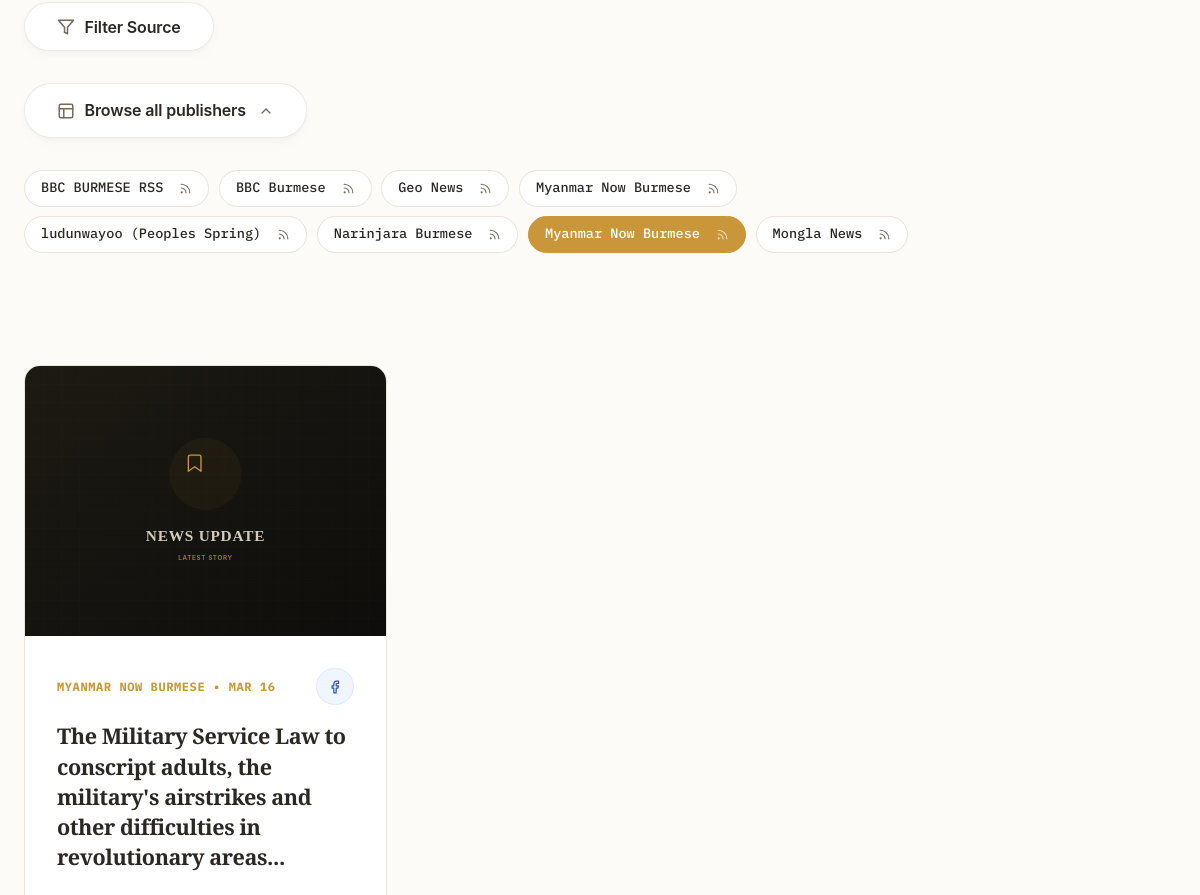
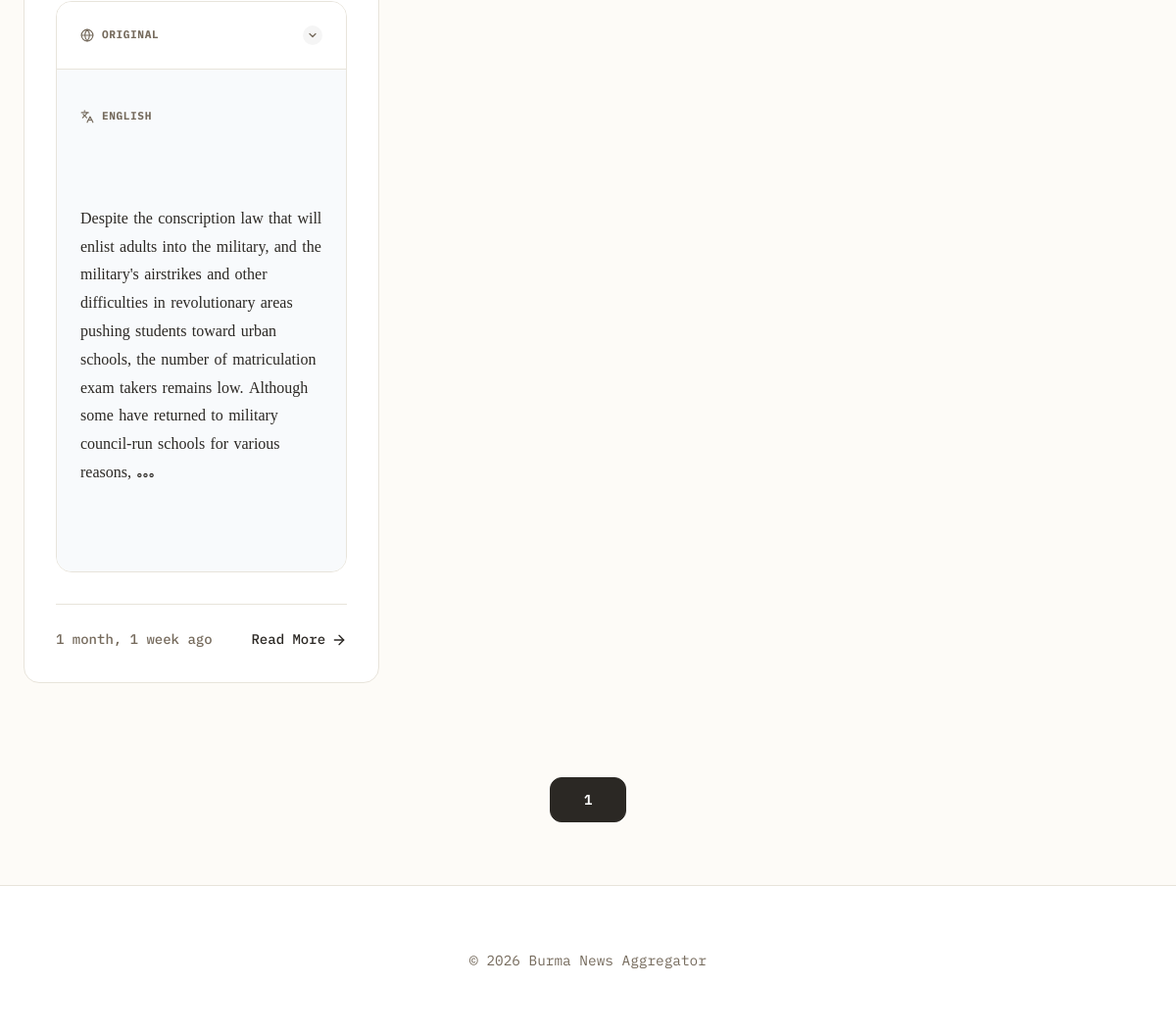
/?source=24 (lower part), run on an earlier commit of the app's database (2 pictures, top to bottom).
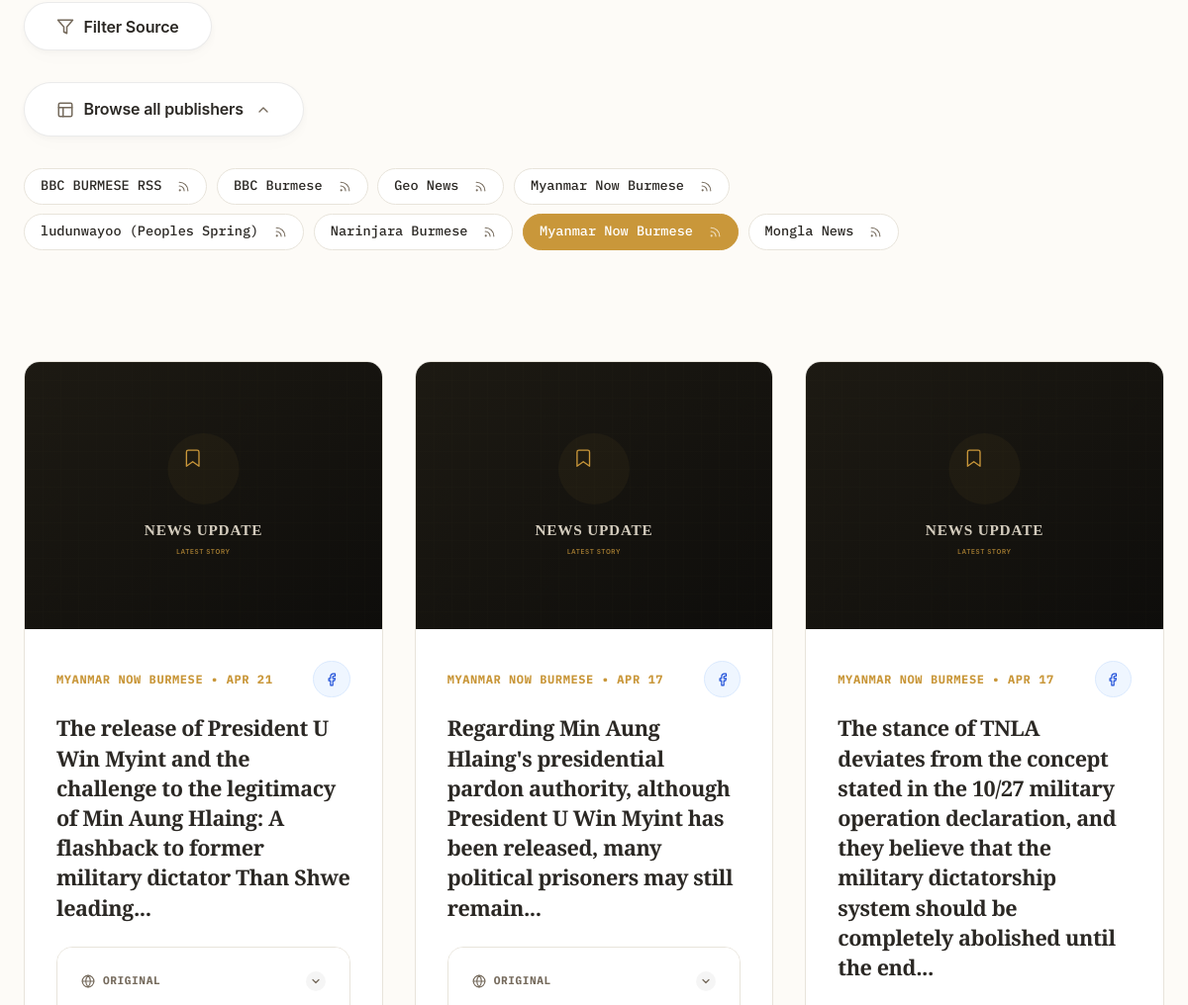
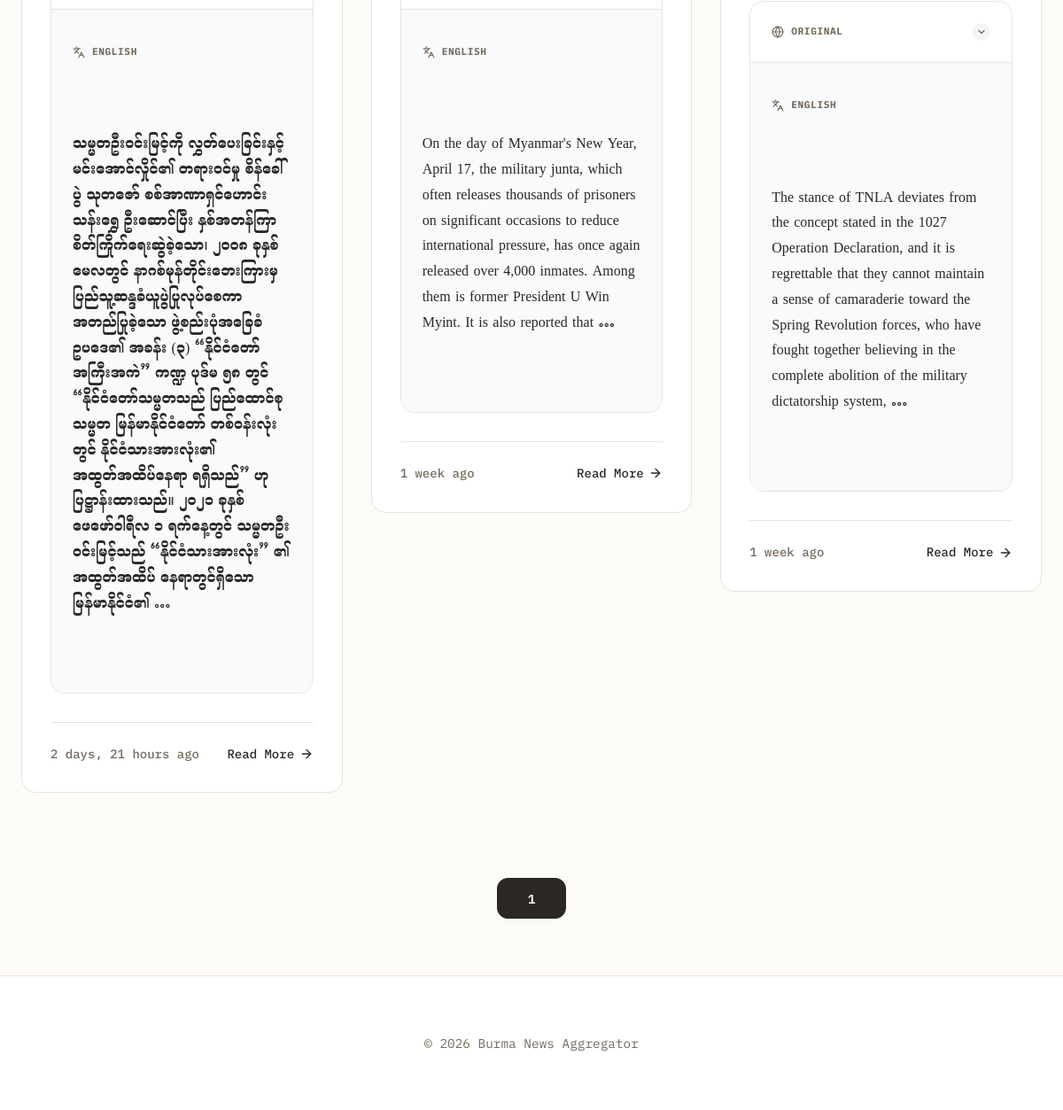
And on a later commit of the database (2 pictures, top to bottom).
### aggregator/models.py (models this page shows, shortened)
class Source(models.Model):
    SOURCE_TYPES = [
        ('RSS', 'RSS'),
        ('FACEBOOK', 'Facebook'),
        ('TWITTER', 'X'),
        ('TELEGRAM', 'Telegram'),
    ]
    name = models.CharField(max_length=200)
    url = models.URLField(help_text="URL of the specific feed or page source")
    source_type = models.CharField(max_length=20, choices=SOURCE_TYPES, default='RSS')
    is_active = models.BooleanField(default=True)
    icon_url = models.URLField(blank=True, null=True, help_text="Optional icon URL")

class Post(models.Model):
    source = models.ForeignKey(Source, on_delete=models.CASCADE, related_name='posts')
    title = models.CharField(max_length=500)
    original_content = models.TextField()
    translated_content = models.TextField(blank=True, null=True)
    url = models.URLField(unique=True)
    image_url = models.URLField(max_length=500, blank=True, null=True)
    published_date = models.DateTimeField()
    created_at = models.DateTimeField(auto_now_add=True)
    @property
    def display_image_url(self):
        if self.image_url:
            return self.image_url
    class Meta:
        ordering = ['-published_date']

### aggregator/views.py (the view)
# urls.py: path('', views.index, name='index'),
def index(request):
    source_id = request.GET.get('source')
    source_type = request.GET.get('type')
    posts_list = Post.objects.all()
    if source_id:
        posts_list = posts_list.filter(source__id=source_id)
    if source_type:
        posts_list = posts_list.filter(source__source_type=source_type)
    paginator = Paginator(posts_list, 20) # Show 20 contacts per page.
    page_number = request.GET.get('page')
    page_obj = paginator.get_page(page_number)
    custom_range = paginator.get_elided_page_range(page_obj.number, on_each_side=2, on_ends=1)
    sources = Source.objects.filter(is_active=True)
    return render(request, 'aggregator/index.html', {
        'page_obj': page_obj,
        'custom_range': custom_range,
        'sources': sources,
        'current_source_type': source_type
    })

### aggregator/templates/aggregator/index.html (shortened to what the changed rows need)
{% extends 'aggregator/base.html' %}
{% block content %}
<div class="feed-header-wrapper">
    <details class="source-accordion" {% if request.GET.source %}open{% endif %}>
        <div class="source-tags-container">
            {% for source in sources %}
            <div class="source-tag {% if request.GET.source|add:'0' == source.id %}active{% endif %}">
                <a href="?source={{ source.id }}" class="source-tag-name">
                    {{ source.name }}
                </a>
                <button class="source-tag-rss"
                    onclick="copySourceRss('{{ request.scheme }}://{{ request.get_host }}/feed/rss?source={{ source.id }}&format=xml', this)"
                    title="Copy RSS" aria-label="Copy RSS">
                    <svg xmlns="http://www.w3.org/2000/svg" width="13" height="13" viewBox="0 0 24 24" fill="none"
                        stroke="currentColor" stroke-width="2" stroke-linecap="round" stroke-linejoin="round">
                        <path d="M4 11a9 9 0 0 1 9 9" />
                        <path d="M4 4a16 16 0 0 1 16 16" />
                        <circle cx="5" cy="19" r="1" />
                    </svg>
                </button>
            </div>
            {% endfor %}
        </div>
    </details>
</div>
<div class="feed-grid">
    {% for post in page_obj %}
    <article class="news-card">
        <div class="card-image-container">
            <img src="{{ post.display_image_url }}" alt="" class="card-image" loading="lazy"
                onerror="this.onerror=null; this.src='/static/aggregator/images/placeholder_news.svg';">
        </div>
        <div class="card-content">
            <div class="source-badge">
                <div class="source-info">
                    <span class="source-text">{{ post.source.name }} • {{ post.published_date|date:"M d" }}</span>
                </div>
                <span class="source-type-tag {{ post.source.source_type|lower }}"
                    title="{{ post.source.get_source_type_display }}">
                    {% if post.source.source_type == 'RSS' %}
                    <svg xmlns="http://www.w3.org/2000/svg" width="14" height="14" viewBox="0 0 24 24" fill="none"
                        stroke="currentColor" stroke-width="2" stroke-linecap="round" stroke-linejoin="round">
                        <path d="M4 11a9 9 0 0 1 9 9" />
                        <path d="M4 4a16 16 0 0 1 16 16" />
                        <circle cx="5" cy="19" r="1" />
                    </svg>
                    {% elif post.source.source_type == 'FACEBOOK' %}
                    <svg xmlns="http://www.w3.org/2000/svg" width="14" height="14" viewBox="0 0 24 24" fill="none"
                        stroke="currentColor" stroke-width="2" stroke-linecap="round" stroke-linejoin="round">
                        <path d="M18 2h-3a5 5 0 0 0-5 5v3H7v4h3v8h4v-8h3l1-4h-4V7a1 1 0 0 1 1-1h3z" />
                    </svg>
                    {% else %}
                    {{ post.source.get_source_type_display }}
                    {% endif %}
                </span>
            </div>
            <h2 class="card-title">
                <a href="{{ post.url }}" target="_blank">
                    {{ post.title }}
                </a>
            </h2>
            <div class="card-excerpt">
                {% if post.source.source_type == 'RSS' or post.source.source_type == 'FACEBOOK' %}
                <div class="content-stack" onclick="openModal('modal-data-{{ post.id }}')" style="cursor: pointer;"
                    title="Click to read full post">
                    {% else %}
                    <div class="content-stack">
                        {% endif %}
                        <div class="content-block original">
                            <details class="original-toggle">
                                <summary>
                                    Original
                                    <span class="toggle-chevron">
                                        <svg xmlns="http://www.w3.org/2000/svg" width="12" height="12"
                                            viewBox="0 0 24 24" fill="none" stroke="currentColor" stroke-width="2.5"
                                            stroke-linecap="round" stroke-linejoin="round">
                                            <polyline points="6 9 12 15 18 9"></polyline>
                                        </svg>
                                    </span>
                                </summary>
                            </details>
                        </div>
                        {% if post.translated_content %}
                        <div class="content-block translated">
                            <h4>
                                English
                            </h4>
                            <div class="content-text">
                                {{ post.translated_content|truncatewords:45|linebreaks }}
                            </div>
                        </div>
                        {% endif %}
                    </div>
                </div>
                <div class="card-footer">
                    <span>{{ post.published_date|timesince }} ago</span>
                    {% if post.source.source_type == 'RSS' or post.source.source_type == 'FACEBOOK' %}
                    <button onclick="openModal('modal-data-{{ post.id }}')" class="read-more"
                        style="background: none; border: none; font: inherit; cursor: pointer; padding: 0; display: inline-flex;">
                        Read More
                        <svg xmlns="http://www.w3.org/2000/svg" width="16" height="16" viewBox="0 0 24 24" fill="none"
                            stroke="currentColor" stroke-width="2" stroke-linecap="round" stroke-linejoin="round">
                            <path d="M5 12h14" />
                            <path d="m12 5 7 7-7 7" />
                        </svg>
                    </button>
                    {% endif %}
                </div>
            </div>
    </article>
    {% endfor %}
</div>
<div class="pagination">
    {% for page_num in custom_range %}
    {% if page_num == page_obj.paginator.ELLIPSIS %}
    <span class="page-link disabled">...</span>
    {% else %}
    {% if page_num == page_obj.number %}
    <span class="page-link active">{{ page_num }}</span>
    {% else %}
    <a href="?page={{ page_num }}{% if request.GET.source %}&source={{ request.GET.source }}{% endif %}"
        class="page-link">{{ page_num }}</a>
    {% endif %}
    {% endif %}
    {% endfor %}
</div>
{% endblock %}

What changed in the data, as far as the page shows it:
removed Post: source.name "MYANMAR NOW BURMESE", published_date "MAR 16", title "The Military Service Law to conscript adults, the military's airstrikes and other difficulties in revolutionary areas...", translated_content "Despite the conscription law that will enlist adults into the military, and the military's airstrikes and other difficulties in revolutionary areas pushing students toward urban schools, the number of matriculation exam takers remains low. Although some have returned to military council-run schools for various reasons, …", published_date "1 month, 1 week"
added Post: source.name "MYANMAR NOW BURMESE", published_date "APR 21", title "The release of President U Win Myint and the challenge to the legitimacy of Min Aung Hlaing: A flashback to former military dictator Than Shwe leading...", translated_content "သမ္မတဦးဝင်းမြင့်ကို လွှတ်ပေးခြင်းနှင့် မင်းအောင်လှိုင်၏ တရားဝင်မှု စိန်ခေါ်ပွဲ သုတဇော် စစ်အာဏာရှင်ဟောင်း သန်းရွှေ ဦးဆောင်ပြီး နှစ်အတန်ကြာ စိတ်ကြိုက်ရေးဆွဲခဲ့သော၊ ၂၀၀၈ ခုနှစ် မေလတွင် နာဂစ်မုန်တိုင်းဘေးကြားမှ ပြည်သူ့ဆန္ဒခံယူပွဲပြုလုပ်စေကာ အတည်ပြုခဲ့သော ဖွဲ့စည်းပုံအခြေခံဥပဒေ၏ အခန်း (၃) “နိုင်ငံတော်အကြီးအကဲ” ကဏ္ဍ ပုဒ်မ ၅၈ တွင် “နိုင်ငံတော်သမ္မတသည် ပြည်ထောင်စုသမ္မတ မြန်မာနိုင်ငံတော် တစ်ဝန်းလုံးတွင် နိုင်ငံသားအားလုံး၏ အထွတ်အထိပ်နေရာ ရရှိသည်” ဟု ပြဋ္ဌာန်းထားသည်။ ၂၀၂၁ ခုနှစ် ဖေဖော်ဝါရီလ ၁ ရက်နေ့တွင် သမ္မတဦးဝင်းမြင့်သည် “နိုင်ငံသားအားလုံး” ၏ အထွတ်အထိပ် နေရာတွင်ရှိသော မြန်မာနိုင်ငံ၏ …", published_date "2 days, 21 hours"
added Post: source.name "MYANMAR NOW BURMESE", published_date "APR 17", title "Regarding Min Aung Hlaing's presidential pardon authority, although President U Win Myint has been released, many political prisoners may still remain...", translated_content "On the day of Myanmar's New Year, April 17, the military junta, which often releases thousands of prisoners on significant occasions to reduce international pressure, has once again released over 4,000 inmates. Among them is former President U Win Myint. It is also reported that …", published_date "1 week"
added Post: source.name "MYANMAR NOW BURMESE", published_date "APR 17", title "The stance of TNLA deviates from the concept stated in the 10/27 military operation declaration, and they believe that the military dictatorship system should be completely abolished until the end...", translated_content "The stance of TNLA deviates from the concept stated in the 1027 Operation Declaration, and it is regrettable that they cannot maintain a sense of camaraderie toward the Spring Revolution forces, who have fought together believing in the complete abolition of the military dictatorship system, …", published_date "1 week"
